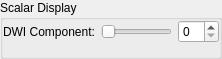
<?xml version="1.0" encoding="UTF-8"?>
<ui version="4.0">
 <class>qCjyxDiffusionWeightedVolumeDisplayWidget</class>
 <widget class="qCjyxWidget" name="qCjyxDiffusionWeightedVolumeDisplayWidget">
  <property name="geometry">
   <rect>
    <x>0</x>
    <y>0</y>
    <width>222</width>
    <height>59</height>
   </rect>
  </property>
  <property name="windowTitle">
   <string>DWI Display Properties</string>
  </property>
  <layout class="QVBoxLayout" name="verticalLayout">
   <property name="leftMargin">
    <number>0</number>
   </property>
   <property name="topMargin">
    <number>0</number>
   </property>
   <property name="rightMargin">
    <number>0</number>
   </property>
   <property name="bottomMargin">
    <number>0</number>
   </property>
   <item>
    <widget class="ctkCollapsibleGroupBox" name="ScalarDisplayGroupBox">
     <property name="title">
      <string>Scalar Display</string>
     </property>
     <layout class="QFormLayout" name="formLayout">
      <property name="leftMargin">
       <number>0</number>
      </property>
      <property name="topMargin">
       <number>0</number>
      </property>
      <property name="rightMargin">
       <number>0</number>
      </property>
      <property name="bottomMargin">
       <number>0</number>
      </property>
      <item row="0" column="0">
       <widget class="QLabel" name="DWIComponentLabel">
        <property name="text">
         <string>DWI Component:</string>
        </property>
       </widget>
      </item>
      <item row="1" column="0" colspan="2">
       <widget class="qCjyxScalarVolumeDisplayWidget" name="ScalarVolumeDisplayWidget" native="true"/>
      </item>
      <item row="0" column="1">
       <layout class="QHBoxLayout" name="horizontalLayout">
        <item>
         <widget class="QSlider" name="DWIComponentSlider">
          <property name="orientation">
           <enum>Qt::Horizontal</enum>
          </property>
         </widget>
        </item>
        <item>
         <widget class="QSpinBox" name="DWIComponentSpinBox"/>
        </item>
       </layout>
      </item>
     </layout>
    </widget>
   </item>
  </layout>
 </widget>
 <customwidgets>
  <customwidget>
   <class>qCjyxWidget</class>
   <extends>QWidget</extends>
   <header>qCjyxWidget.h</header>
   <container>1</container>
  </customwidget>
  <customwidget>
   <class>ctkCollapsibleGroupBox</class>
   <extends>QGroupBox</extends>
   <header>ctkCollapsibleGroupBox.h</header>
   <container>1</container>
  </customwidget>
  <customwidget>
   <class>qCjyxScalarVolumeDisplayWidget</class>
   <extends>QWidget</extends>
   <header>qCjyxScalarVolumeDisplayWidget.h</header>
   <container>1</container>
   <slots>
    <slot>setMRMLScene(vtkMRMLScene*)</slot>
   </slots>
  </customwidget>
 </customwidgets>
 <resources/>
 <connections>
  <connection>
   <sender>DWIComponentSlider</sender>
   <signal>valueChanged(int)</signal>
   <receiver>DWIComponentSpinBox</receiver>
   <slot>setValue(int)</slot>
   <hints>
    <hint type="sourcelabel">
     <x>190</x>
     <y>29</y>
    </hint>
    <hint type="destinationlabel">
     <x>214</x>
     <y>30</y>
    </hint>
   </hints>
  </connection>
  <connection>
   <sender>DWIComponentSpinBox</sender>
   <signal>valueChanged(int)</signal>
   <receiver>DWIComponentSlider</receiver>
   <slot>setValue(int)</slot>
   <hints>
    <hint type="sourcelabel">
     <x>220</x>
     <y>33</y>
    </hint>
    <hint type="destinationlabel">
     <x>190</x>
     <y>31</y>
    </hint>
   </hints>
  </connection>
  <connection>
   <sender>qCjyxDiffusionWeightedVolumeDisplayWidget</sender>
   <signal>mrmlSceneChanged(vtkMRMLScene*)</signal>
   <receiver>ScalarVolumeDisplayWidget</receiver>
   <slot>setMRMLScene(vtkMRMLScene*)</slot>
   <hints>
    <hint type="sourcelabel">
     <x>70</x>
     <y>64</y>
    </hint>
    <hint type="destinationlabel">
     <x>78</x>
     <y>57</y>
    </hint>
   </hints>
  </connection>
 </connections>
</ui>
